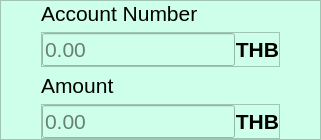
                <widget class="QFrame" name="frame_14">
                 <property name="minimumSize">
                  <size>
                   <width>0</width>
                   <height>128</height>
                  </size>
                 </property>
                 <property name="styleSheet">
                  <string notr="true">background-color: rgb(206, 255, 235);</string>
                 </property>
                 <property name="frameShape">
                  <enum>QFrame::StyledPanel</enum>
                 </property>
                 <property name="frameShadow">
                  <enum>QFrame::Raised</enum>
                 </property>
                 <layout class="QVBoxLayout" name="verticalLayout_33">
                  <property name="leftMargin">
                   <number>40</number>
                  </property>
                  <property name="topMargin">
                   <number>0</number>
                  </property>
                  <property name="rightMargin">
                   <number>40</number>
                  </property>
                  <property name="bottomMargin">
                   <number>0</number>
                  </property>
                  <item>
                   <widget class="QLabel" name="label_7">
                    <property name="font">
                     <font>
                      <pointsize>16</pointsize>
                     </font>
                    </property>
                    <property name="text">
                     <string>Account Number</string>
                    </property>
                   </widget>
                  </item>
                  <item>
                   <widget class="QFrame" name="frame_15">
                    <property name="frameShape">
                     <enum>QFrame::StyledPanel</enum>
                    </property>
                    <property name="frameShadow">
                     <enum>QFrame::Raised</enum>
                    </property>
                    <layout class="QHBoxLayout" name="horizontalLayout_17">
                     <property name="spacing">
                      <number>0</number>
                     </property>
                     <property name="leftMargin">
                      <number>0</number>
                     </property>
                     <property name="topMargin">
                      <number>0</number>
                     </property>
                     <property name="rightMargin">
                      <number>0</number>
                     </property>
                     <property name="bottomMargin">
                      <number>0</number>
                     </property>
                     <item>
                      <widget class="QLineEdit" name="lineEdit">
                       <property name="font">
                        <font>
                         <pointsize>16</pointsize>
                        </font>
                       </property>
                       <property name="text">
                        <string/>
                       </property>
                       <property name="placeholderText">
                        <string>0.00</string>
                       </property>
                      </widget>
                     </item>
                     <item>
                      <widget class="QLabel" name="label_10">
                       <property name="font">
                        <font>
                         <pointsize>16</pointsize>
                         <bold>true</bold>
                        </font>
                       </property>
                       <property name="text">
                        <string>THB</string>
                       </property>
                       <property name="alignment">
                        <set>Qt::AlignRight|Qt::AlignTrailing|Qt::AlignVCenter</set>
                       </property>
                      </widget>
                     </item>
                    </layout>
                   </widget>
                  </item>
                  <item>
                   <widget class="QLabel" name="label_13">
                    <property name="font">
                     <font>
                      <pointsize>16</pointsize>
                     </font>
                    </property>
                    <property name="text">
                     <string>Amount</string>
                    </property>
                   </widget>
                  </item>
                  <item>
                   <widget class="QFrame" name="frame_16">
                    <property name="frameShape">
                     <enum>QFrame::StyledPanel</enum>
                    </property>
                    <property name="frameShadow">
                     <enum>QFrame::Raised</enum>
                    </property>
                    <layout class="QHBoxLayout" name="horizontalLayout_19">
                     <property name="spacing">
                      <number>0</number>
                     </property>
                     <property name="leftMargin">
                      <number>0</number>
                     </property>
                     <property name="topMargin">
                      <number>0</number>
                     </property>
                     <property name="rightMargin">
                      <number>0</number>
                     </property>
                     <property name="bottomMargin">
                      <number>0</number>
                     </property>
                     <item>
                      <widget class="QLineEdit" name="lineEdit_2">
                       <property name="font">
                        <font>
                         <pointsize>16</pointsize>
                        </font>
                       </property>
                       <property name="text">
                        <string/>
                       </property>
                       <property name="placeholderText">
                        <string>0.00</string>
                       </property>
                      </widget>
                     </item>
                     <item>
                      <widget class="QLabel" name="label_14">
                       <property name="font">
                        <font>
                         <pointsize>16</pointsize>
                         <bold>true</bold>
                        </font>
                       </property>
                       <property name="text">
                        <string>THB</string>
                       </property>
                       <property name="alignment">
                        <set>Qt::AlignRight|Qt::AlignTrailing|Qt::AlignVCenter</set>
                       </property>
                      </widget>
                     </item>
                    </layout>
                   </widget>
                  </item>
                 </layout>
                </widget>
